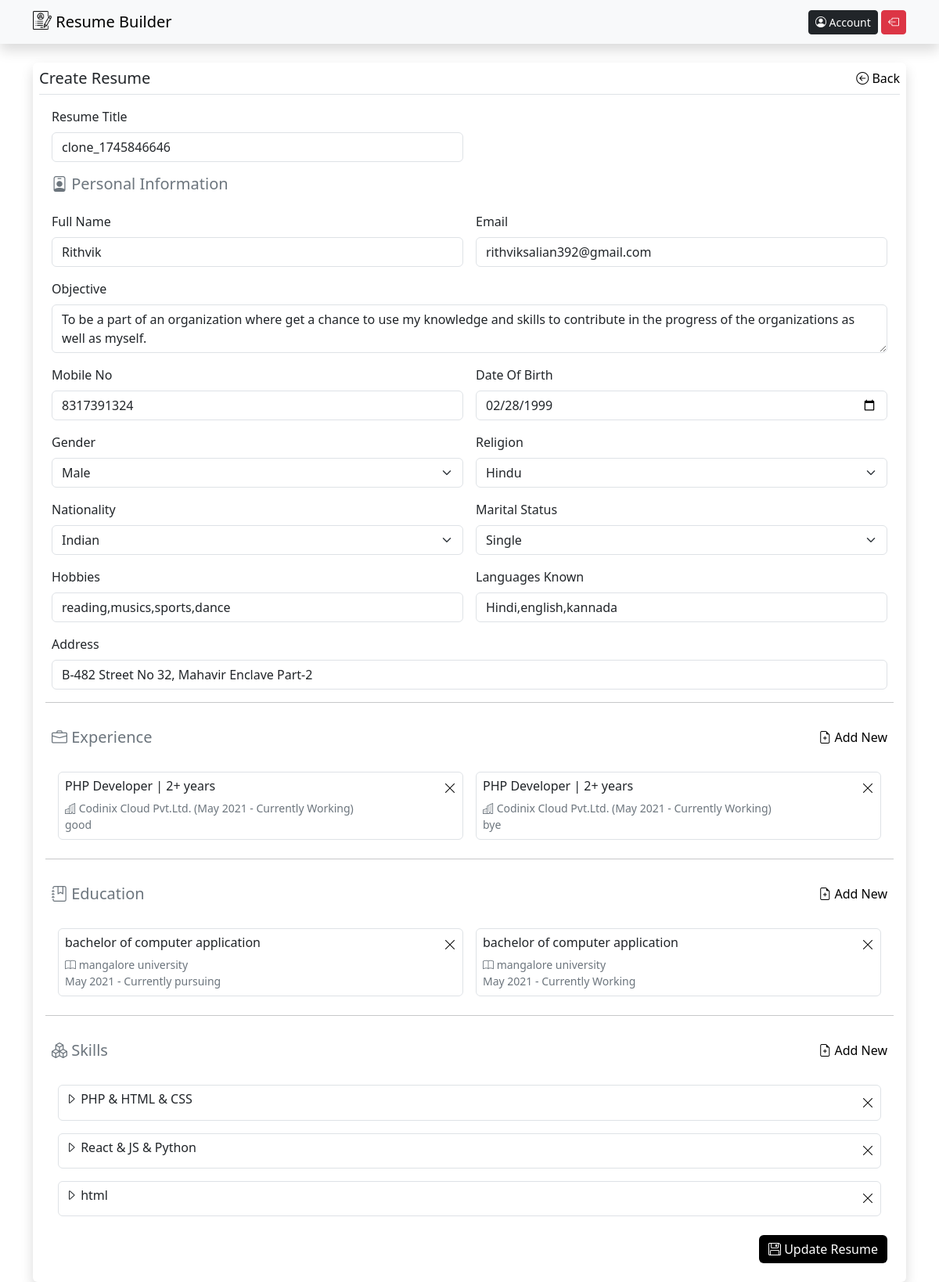
The app's page /updateresume.php?resume=g68irn1p226l03qv (signed in) with its own data.
### tables this page shows
CREATE TABLE `resumes` (
  `id` int(11) NOT NULL,
  `user_id` int(11) NOT NULL,
  `full_name` varchar(250) NOT NULL,
  `email_id` varchar(250) NOT NULL,
  `mobile_no` varchar(20) NOT NULL,
  `gender` varchar(50) NOT NULL,
  `religion` varchar(50) NOT NULL,
  `nationality` varchar(50) NOT NULL,
  `marital_status` varchar(50) NOT NULL,
  `hobbies` varchar(250) NOT NULL,
  `languages` varchar(250) NOT NULL,
  `address` text NOT NULL,
  `objective` text NOT NULL,
  `slug` varchar(250) NOT NULL,
  `updated_at` int(20) NOT NULL,
  `dob` varchar(20) NOT NULL,
  `resume_title` varchar(250) NOT NULL,
  `background` varchar(250) NOT NULL DEFAULT '''''',
  `font` varchar(250) NOT NULL DEFAULT 'Poppins,sans-serif'
);

CREATE TABLE `experiences` (
  `id` int(11) NOT NULL,
  `resume_id` int(11) NOT NULL,
  `position` varchar(250) NOT NULL,
  `company` varchar(250) NOT NULL,
  `job_desc` text NOT NULL,
  `started` varchar(250) NOT NULL,
  `ended` varchar(250) NOT NULL
);

CREATE TABLE `educations` (
  `id` int(11) NOT NULL,
  `resume_id` int(11) NOT NULL,
  `course` varchar(250) NOT NULL,
  `institute` varchar(250) NOT NULL,
  `started` varchar(100) NOT NULL,
  `ended` varchar(250) NOT NULL
);

CREATE TABLE `skills` (
  `id` int(11) NOT NULL,
  `resume_id` int(11) NOT NULL,
  `skill` text NOT NULL
);

### class/function.class.php (called while the page is built, shortened)
<?php
class Functions{
    public function Auth(){
        if(isset($_SESSION['Auth'])){
        return $_SESSION['Auth'];
        }else{
            return false;
        }
    }
}
$fn = new Functions();

### updateresume.php (the view, shortened to what this page needs)
<?php
require './assets/includes/headder.php';
require './assets/includes/navbar.php';
$fn->AuthPage();
$slug=$_GET['resume']??'';
$resumes = $db->query("SELECT * FROM resumes WHERE (slug='$slug' AND user_id=".$fn->Auth()['id'].")");
$resume = $resumes->fetch_assoc();
$exps = $db->query("SELECT * FROM experiences WHERE (resume_id=".$resume['id'].")");
$exps = $exps->fetch_all(1);
$edus = $db->query("SELECT * FROM educations WHERE (resume_id=".$resume['id'].")");
$edus = $edus->fetch_all(1);
$skills = $db->query("SELECT * FROM skills WHERE (resume_id=".$resume['id'].")");
$skills = $skills->fetch_all(1);
?>
    <div class="container">
        <div class="bg-white rounded shadow p-2 mt-4" style="min-height:80vh">
            <div class="d-flex justify-content-between border-bottom">
                <h5>Create Resume</h5>
                <div>
                <a href="myresumes.php"  class="text-decoration-none"><i class="bi bi-arrow-left-circle"></i> Back</a>
                </div>
            </div>
            <div>
                <form action="actions/updateresume.action.php" method="post" class="row g-3 p-3">
                <div class="col-md-6">
                        <label class="form-label">Resume Title</label>
                        <input type="text" name="resume_title" placeholder="Web Developer Consultant" value="<?=@$resume['resume_title']?>" class="form-control" required>
                    </div>
                    <h5 class="mt-3 text-secondary"><i class="bi bi-person-badge"></i> Personal Information</h5>
                    <div class="col-md-6">
                        <label class="form-label">Full Name</label>
                        <input type="text" value="<?=@$resume['full_name']?>" name="full_name" placeholder="Dev Ninja" class="form-control" required>
                    </div>
                    <div class="col-md-6">
                        <label class="form-label">Email</label>
                        <input type="email" value="<?=@$resume['email_id']?>" name="email_id" placeholder="dev@abc.com" class="form-control" required>
                    </div>
                      <div class="col-12">
                        <label for="inputAddress" class="form-label"> Objective</label>
                        <textarea class="form-control" name="objective"><?=@$resume['objective']?></textarea>
                    </div>
                    <div class="col-md-6">
                        <label class="form-label">Mobile No</label>
                        <input type="number" value="<?=@$resume['mobile_no']?>" min="1111111111" name="mobile_no" placeholder="9569569569" max="9999999999"
                            class="form-control" required>
                    </div>
                    <div class="col-md-6">
                        <label class="form-label">Date Of Birth</label>
                        <input type="date" value="<?=@$resume['dob']?>" class="form-control" name="dob" required>
                    </div>
                    <div class="col-md-6">
                        <label class="form-label">Gender</label>
                        <select class="form-select"  name="gender">
                            <option <?=($resume['gender']=='Male')?'selected':''?>>Male</option>
                        </select>
                    </div>
                    <div class="col-md-6">
                        <label class="form-label">Religion</label>
                        <select class="form-select" name="religion">
                            <option <?=($resume['religion']=='Hindu')?'selected':''?>>Hindu</option>
                        </select>
                    </div>
                    <div class="col-md-6">
                        <label class="form-label">Nationality</label>
                        <select class="form-select" name="nationality">
                            <option <?=($resume['nationality']=='Indian')?'selected':''?>>Indian</option>
                        </select>
                    </div>
                    <div class="col-md-6">
                        <label class="form-label">Marital Status</label>
                        <select class="form-select" name="marital_status">
                            <option <?=($resume['marital_status']=='Single')?'selected':''?>>Single</option>
                        </select>
                    </div>
                    <div class="col-md-6">
                        <label class="form-label">Hobbies</label>
                        <input type="text" value="<?=@$resume['hobbies']?>" name="hobbies" placeholder="Reading Books, Watching Movies" class="form-control" required>
                    </div>
                    <div class="col-md-6">
                        <label class="form-label">Languages Known</label>
                        <input type="text" value="<?=@$resume['languages']?>" name="languages" placeholder="Hindi,English" class="form-control" required>
                    </div>
                    <div class="col-12">
                        <label for="inputAddress" class="form-label"> Address</label>
                        <input type="text" value="<?=@$resume['address']?>" name="address" class="form-control" id="inputAddress" placeholder="1234 Main St" required>
                    </div>
                    <hr>
                    <div class="d-flex justify-content-between">
                        <h5 class=" text-secondary"><i class="bi bi-briefcase"></i> Experience</h5>
                        <div>
                            <a class="text-decoration-none" data-bs-toggle="modal" data-bs-target="#addexp"><i class="bi bi-file-earmark-plus"></i> Add New</a>
                        </div>
                    </div>
                    <div class="d-flex flex-wrap">
<?php
if($exps){
foreach($exps as $exp){
    ?>
                        <div class="col-12 col-md-6 p-2">
                            <div class="p-2 border rounded">
                                <div class="d-flex justify-content-between">
                                    <h6><?=$exp['position']?></h6>
                                    <a href="actions\deleteexp.action.php?id=<?=$exp['id']?>&resume_id=<?=$resume['id']?>&slug=<?=$resume['slug']?>"><i class="bi bi-x-lg"></i></a>
                                </div>
                                <p class="small text-secondary m-0" style="">
                                    <i class="bi bi-buildings"></i> <?=$exp['company']?> (<?=$exp['started'].' - '.$exp['ended']?>)
                                </p>
                                <p class="small text-secondary m-0" style="">
                                <?=$exp['job_desc']?>
                                </p>
                            </div>
                        </div>
    <?php
}
}
?>
                    </div>
                    <hr>
                    <div class="d-flex justify-content-between">
                        <h5 class=" text-secondary"><i class="bi bi-journal-bookmark"></i> Education</h5>
                        <div>
                            <a href="" class="text-decoration-none" data-bs-toggle="modal" data-bs-target="#addedu"><i class="bi bi-file-earmark-plus"></i> Add New</a>
                        </div>
                    </div>
                    <div class="d-flex flex-wrap">
<?php
if($edus){
foreach($edus as $exp){
    ?>
                        <div class="col-12 col-md-6 p-2">
                            <div class="p-2 border rounded">
                                <div class="d-flex justify-content-between">
                                    <h6><?=$exp['course']?></h6>
                                    <a href="actions\deleteedu.action.php?id=<?=$exp['id']?>&resume_id=<?=$resume['id']?>&slug=<?=$resume['slug']?>"><i class="bi bi-x-lg"></i></a>
                                </div>
                                <p class="small text-secondary m-0" style="">
                                <i class="bi bi-book"></i> <?=$exp['institute']?>
                                </p>
                                <p class="small text-secondary m-0" style="">
                                <?=$exp['started'].' - '.$exp['ended']?>
                                </p>
                            </div>
                        </div>
    <?php
}
}
?>
                    </div>
                    <hr>
                    <div class="d-flex justify-content-between">
                        <h5 class=" text-secondary"><i class="bi bi-boxes"></i> Skills</h5>
                        <div>
                            <a href="" class="text-decoration-none" data-bs-toggle="modal" data-bs-target="#addskill"><i class="bi bi-file-earmark-plus"></i> Add New</a>
                        </div>
                    </div>
                    <div class="d-flex flex-wrap">
<?php
if($skills){
foreach($skills as $skill){
    ?>
                        <div class="col-12 p-2">
                            <div class="p-2 border rounded">
                                <div class="d-flex justify-content-between align-items-center">
                                    <h6><i class="bi bi-caret-right"></i> <?=$skill['skill']?></h6>
                                    <a href="actions\deleteskill.action.php?id=<?=$skill['id']?>&resume_id=<?=$resume['id']?>&slug=<?=$resume['slug']?>"><i class="bi bi-x-lg"></i></a>
                                </div>
                            </div>
                        </div>
    <?php
}
}
?>
                    </div>
                    <div class="col-12 text-end">
                        <button type="submit" class="btn btn-primary"><i class="bi bi-floppy"></i> Update
                            Resume</button>
                    </div>
                </form>
            </div>
        </div>
    </div>
<?php
require './assets/includes/footer.php';
?>

### includes/headder.php (style rules this page uses)
body { background: transparent; margin: 0; align-items: center; justify-content: center; font-family: 'Segoe UI', Tahoma, Geneva, Verdana, sans-serif; }
.btn-primary { background-color:rgb(0, 0, 0); border: none; transition: background-color 0.3s ease-in-out; }
a { color:rgb(0, 0, 0); }

### records on screen
resumes: resume_title "clone_1745846646", full_name "Rithvik", email_id "rithviksalian392@gmail.com", objective "To be a part of an organization where get a chance to use my knowledge and skills to contribute in the progress of the organizations as well as myself.", mobile_no "8317391324", dob "02/28/1999", gender "Male", religion "Hindu", nationality "Indian", marital_status "Single", hobbies "reading,musics,sports,dance", languages "Hindi,english,kannada", address "B-482 Street No 32, Mahavir Enclave Part-2"
experiences: position "PHP Developer | 2+ years", company "Codinix Cloud Pvt.Ltd.", started "May 2021", ended "Currently Working", job_desc "good"
experiences: position "PHP Developer | 2+ years", company "Codinix Cloud Pvt.Ltd.", started "May 2021", ended "Currently Working", job_desc "bye"
educations: course "bachelor of computer application", institute "mangalore university", started "May 2021", ended "Currently pursuing"
educations: course "bachelor of computer application", institute "mangalore university", started "May 2021", ended "Currently Working"
skills: skill "PHP & HTML & CSS"
skills: skill "React & JS & Python"
skills: skill "html"
